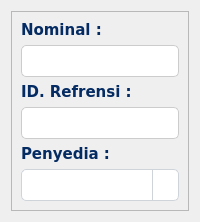
                        <widget class="QWidget" name="qris_page">
                         <layout class="QVBoxLayout" name="verticalLayout_10">
                          <item>
                           <widget class="QFrame" name="qris_frame">
                            <property name="frameShape">
                             <enum>QFrame::Shape::StyledPanel</enum>
                            </property>
                            <property name="frameShadow">
                             <enum>QFrame::Shadow::Raised</enum>
                            </property>
                            <layout class="QVBoxLayout" name="verticalLayout_9">
                             <item>
                              <widget class="QLabel" name="nominal_qris_label">
                               <property name="font">
                                <font>
                                 <family>Verdana</family>
                                 <pointsize>11</pointsize>
                                 <bold>true</bold>
                                </font>
                               </property>
                               <property name="styleSheet">
                                <string notr="true">QLabel {
    color: #042b62; }
</string>
                               </property>
                               <property name="text">
                                <string>Nominal :</string>
                               </property>
                              </widget>
                             </item>
                             <item>
                              <widget class="QLineEdit" name="nominal_qris_input">
                               <property name="font">
                                <font>
                                 <pointsize>11</pointsize>
                                 <bold>true</bold>
                                </font>
                               </property>
                               <property name="styleSheet">
                                <string notr="true">QLineEdit {
    background-color: white;
    color: black;
    border: 1px solid #cccccc;
    border-radius: 5px;
    padding: 5px;
}</string>
                               </property>
                               <property name="readOnly">
                                <bool>true</bool>
                               </property>
                              </widget>
                             </item>
                             <item>
                              <widget class="QLabel" name="reference_qris_label">
                               <property name="font">
                                <font>
                                 <family>Verdana</family>
                                 <pointsize>11</pointsize>
                                 <bold>true</bold>
                                </font>
                               </property>
                               <property name="styleSheet">
                                <string notr="true">QLabel {
    color: #042b62; }
</string>
                               </property>
                               <property name="text">
                                <string>ID. Refrensi :</string>
                               </property>
                              </widget>
                             </item>
                             <item>
                              <widget class="QLineEdit" name="reference_qris_input">
                               <property name="font">
                                <font>
                                 <pointsize>11</pointsize>
                                 <bold>true</bold>
                                </font>
                               </property>
                               <property name="styleSheet">
                                <string notr="true">QLineEdit {
    background-color: white;
    color: black;
    border: 1px solid #cccccc;
    border-radius: 5px;
    padding: 5px;}</string>
                               </property>
                               <property name="readOnly">
                                <bool>false</bool>
                               </property>
                              </widget>
                             </item>
                             <item>
                              <widget class="QLabel" name="provider_qris_label">
                               <property name="font">
                                <font>
                                 <family>Verdana</family>
                                 <pointsize>11</pointsize>
                                 <bold>true</bold>
                                </font>
                               </property>
                               <property name="styleSheet">
                                <string notr="true">QLabel {
    color: #042b62; }
</string>
                               </property>
                               <property name="text">
                                <string>Penyedia :</string>
                               </property>
                              </widget>
                             </item>
                             <item>
                              <widget class="QComboBox" name="provider_qris_comboBox">
                               <property name="styleSheet">
                                <string notr="true">QComboBox {
    background-color: #ffffff;
    border: 1px solid #ced4da;
    border-radius: 5px;
    padding: 6px 10px;
    font-size: 14px;
    color: #495057;
}

QComboBox:focus {
    border: 2px solid #80bdff;
}

QComboBox::drop-down {
    subcontrol-origin: padding;
    subcontrol-position: top right;
    width: 25px;
    border-left: 1px solid #ced4da;
}
</string>
                               </property>
                              </widget>
                             </item>
                            </layout>
                           </widget>
                          </item>
                         </layout>
                        </widget>
